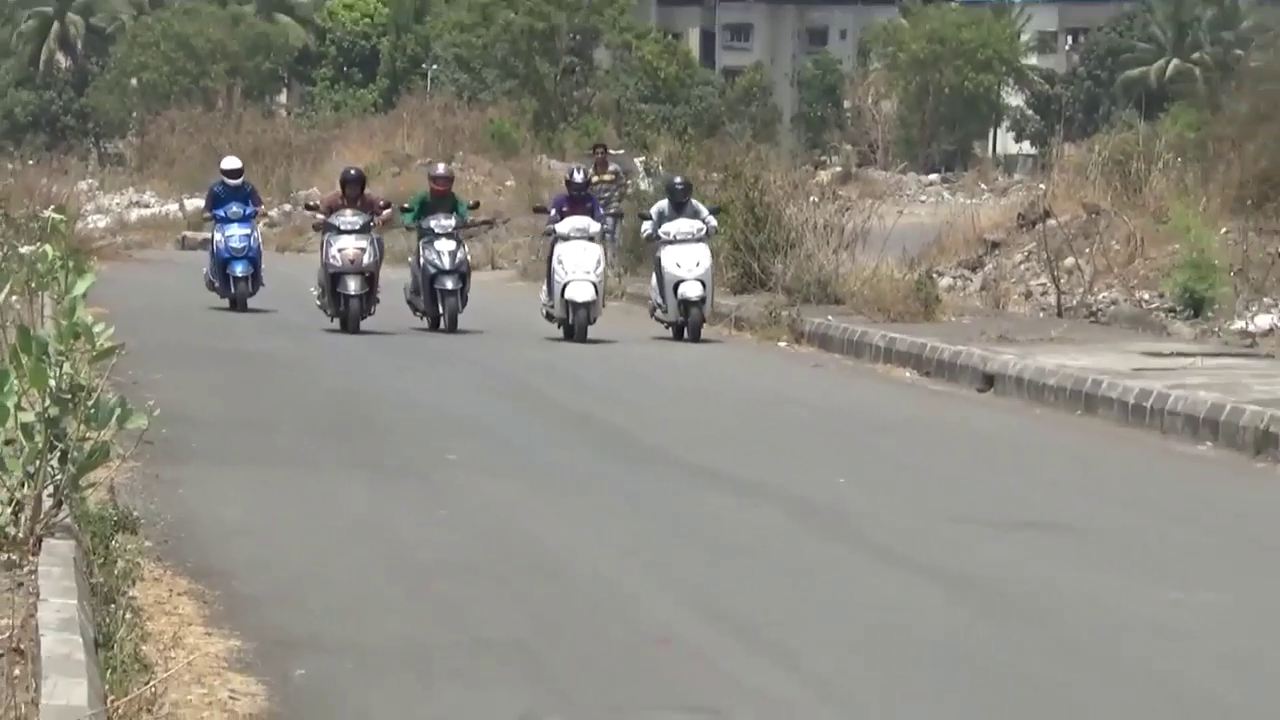
#> input picture frame 12 of Vehicle/Vehicle 2/sample_video.mp4, 1280 x 720 px
$ python Cars.py
#> lines starting #> are read from the running program, lines starting #| are printed output that depends on the picture; after the words box and inside, x2 and y2 are one past the last pixel; in counts of white or black regions, pixels touching at a corner belong together
import cv2
import matplotlib.pyplot as plt

print('Cars detection AI')
print('By Nitin Kumar Singh')

cascade_src = 'cars.xml'
video_src = 'sample_video.mp4'
cap = cv2.VideoCapture(video_src)

car_cascade = cv2.CascadeClassifier(cascade_src)

fig, ax = plt.subplots()

while True:
    ret, img = cap.read()
#> img is the input picture: shape (720, 1280, 3); mean B, G, R 126.1, 135.7, 137.8

    if not ret:
        break

    gray = cv2.cvtColor(img, cv2.COLOR_BGR2GRAY)
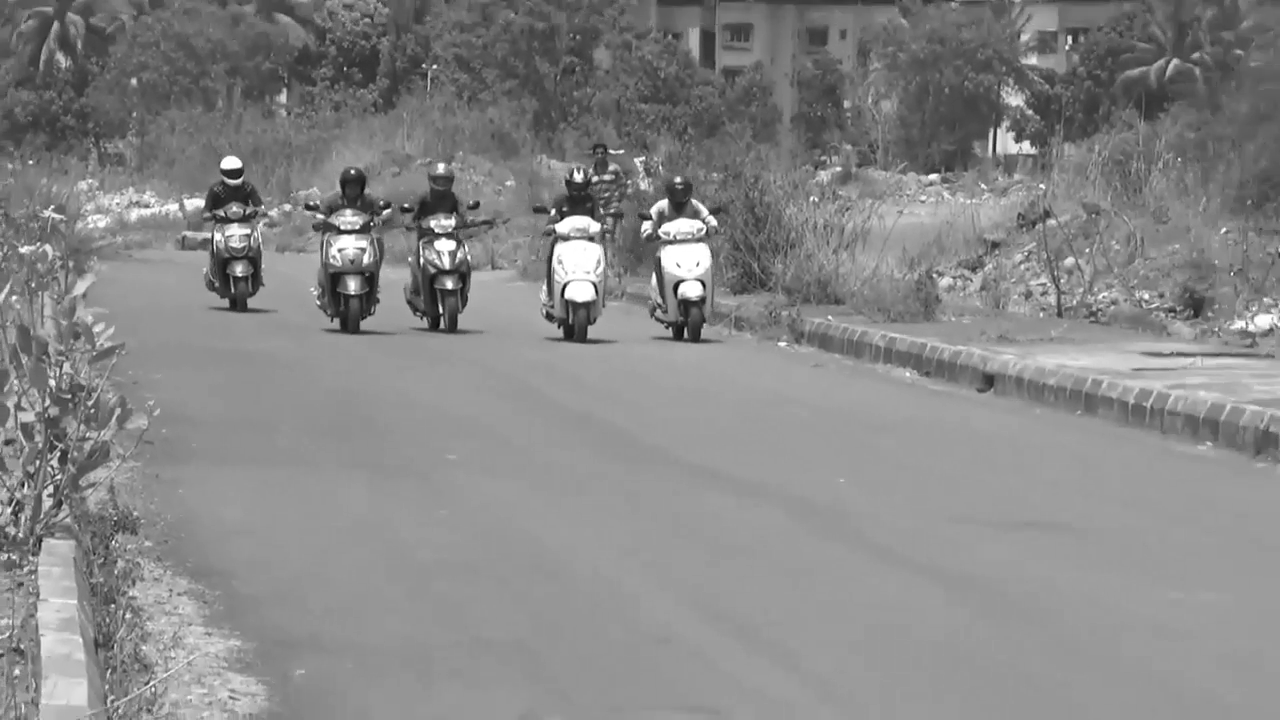
#> gray: shape (720, 1280); min 0, max 255, mean 135.2
    cars = car_cascade.detectMultiScale(gray, scaleFactor=1.1, minNeighbors=2)
#> cars = [[166, 213, 52, 52], [87, 129, 49, 49], [325, 202, 47, 47], [556, 208, 49, 49], [1203, 327, 44, 44]]

    for (x, y, w, h) in cars:
        cv2.rectangle(img, (x, y), (x+w, y+h), (0, 255, 255), 2)
#> this loop made 5 passes
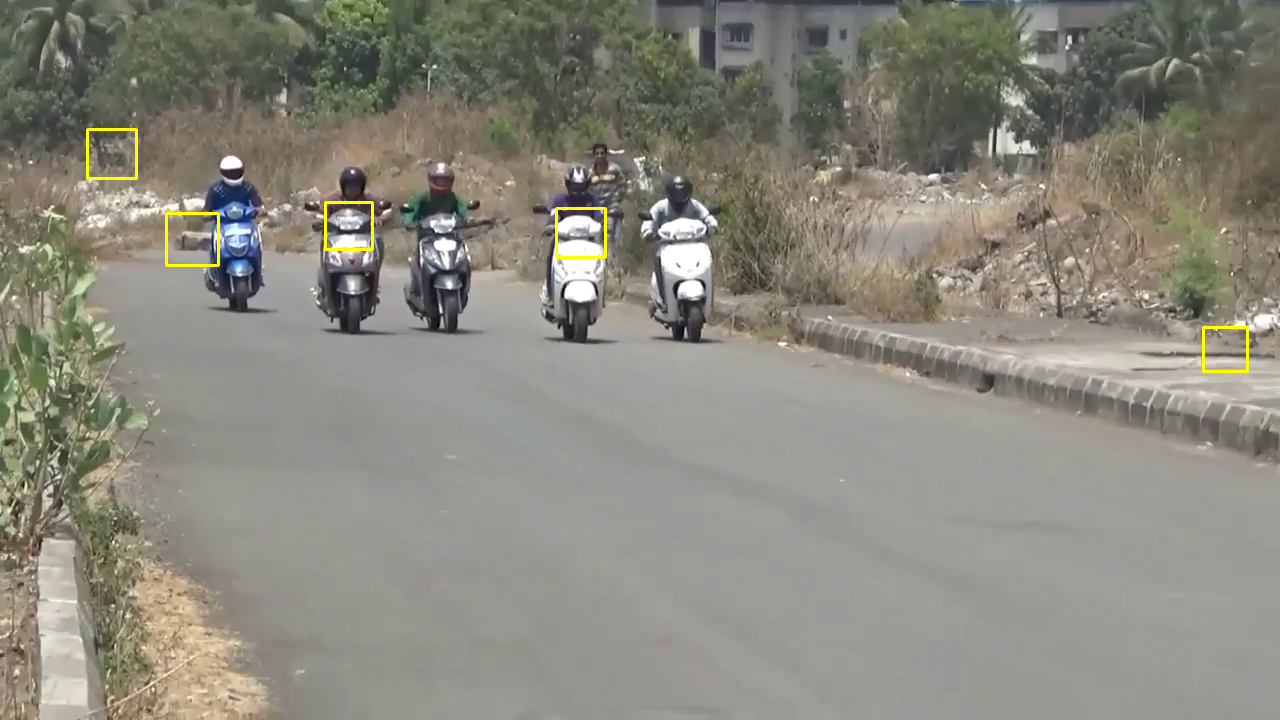
#> img: shape (720, 1280, 3); 0.31% of pixels changed, all inside (x1, y1, x2, y2) = (86, 128, 1249, 373)

    ax.clear()
    ax.imshow(cv2.cvtColor(img, cv2.COLOR_BGR2RGB))
    plt.pause(0.01)
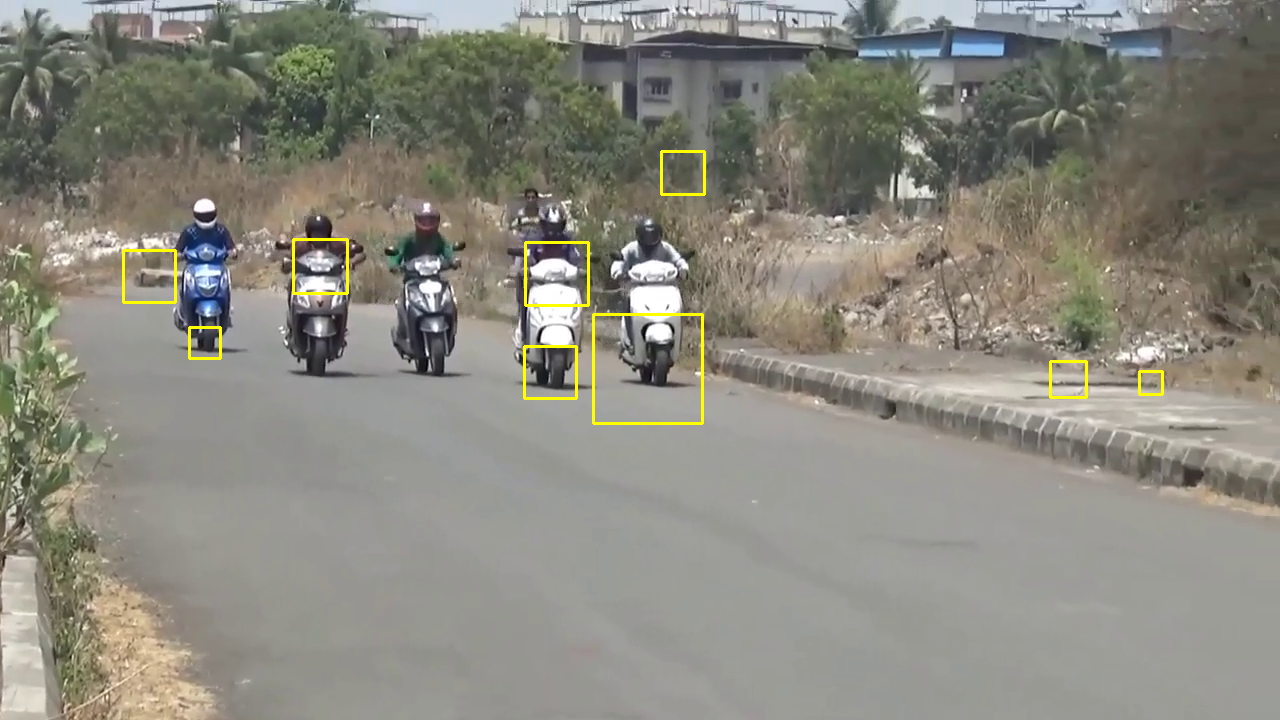
#> shown: shape (720, 1280, 3); mean R, G, B 138.3, 136.4, 126.6

$ run again, starting later in the video
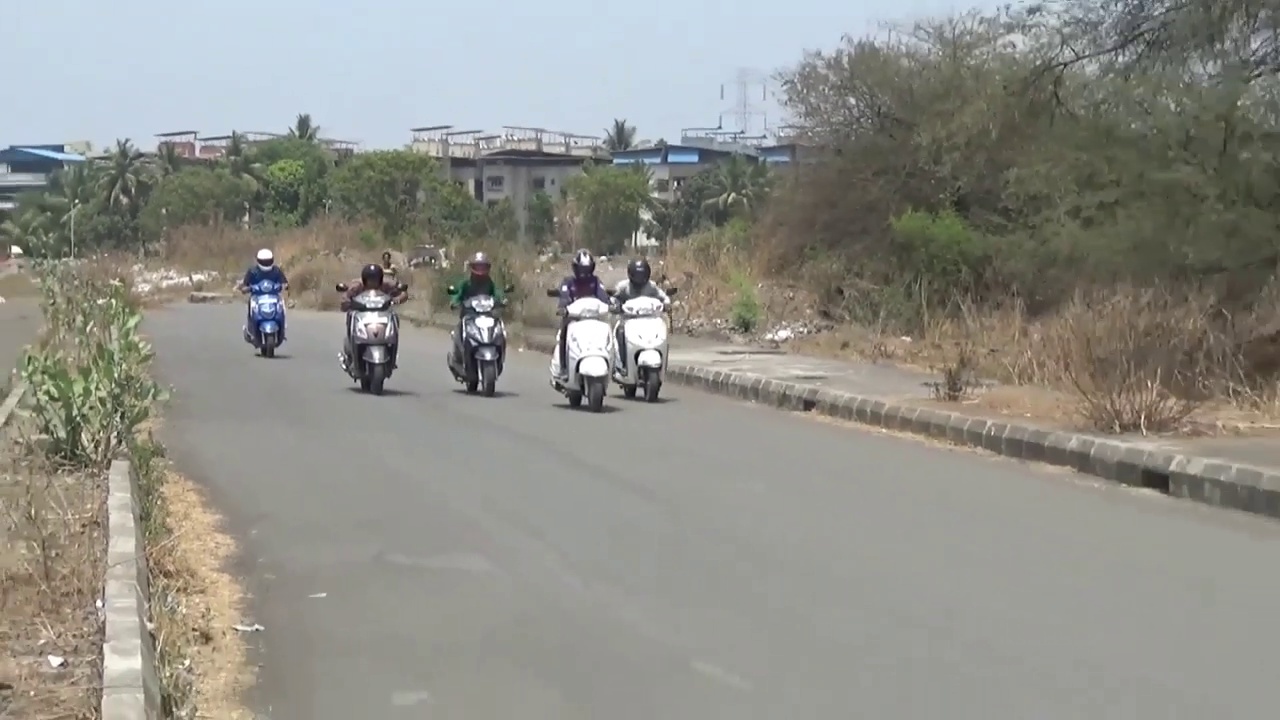
#> input picture frame 58 of Vehicle/Vehicle 2/sample_video.mp4, 1280 x 720 px
#> img is the input picture: shape (720, 1280, 3); mean B, G, R 136.4, 142.8, 143.3
#> cars = [[182, 283, 28, 28], [852, 321, 60, 60], [1005, 341, 210, 210], [422, 154, 384, 384]]
#> the loop `for (x, y, w, h) in cars:` made 4 passes
#> after the loop `for (x, y, w, h) in cars:`:
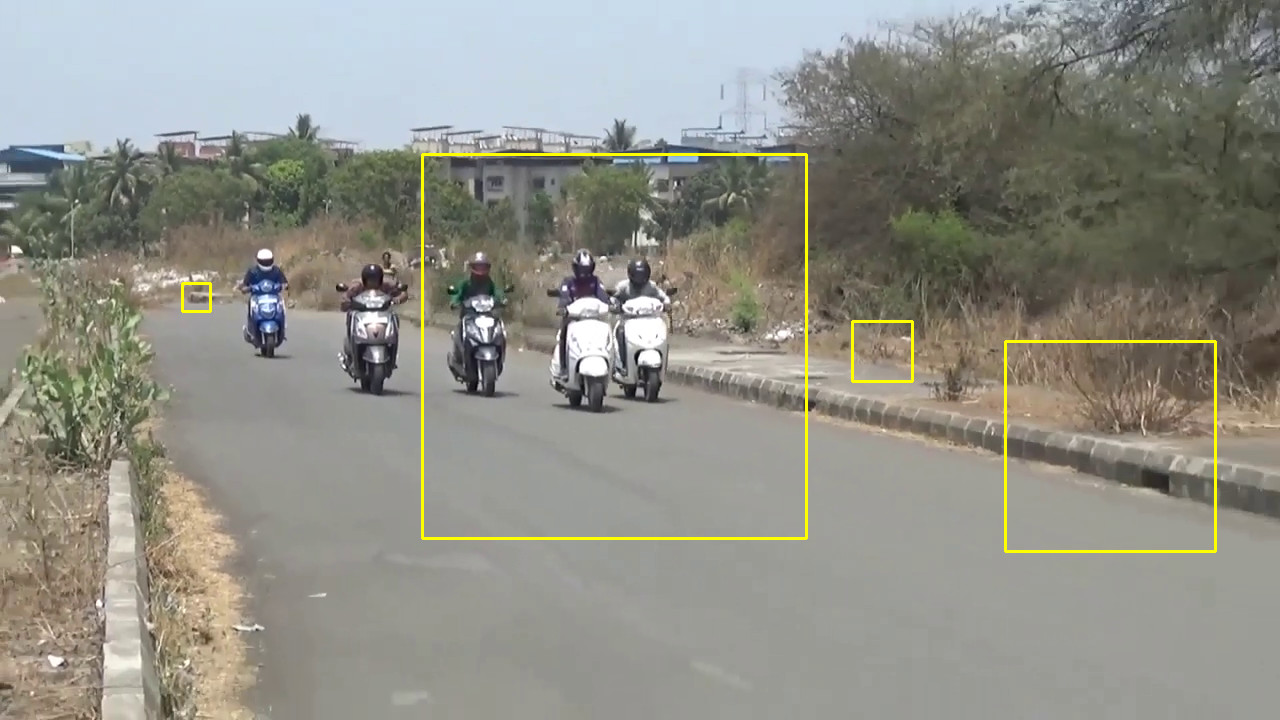
#> img: shape (720, 1280, 3); 0.89% of pixels changed, all inside (x1, y1, x2, y2) = (181, 153, 1217, 553)
#> `plt.pause(0.01)`:
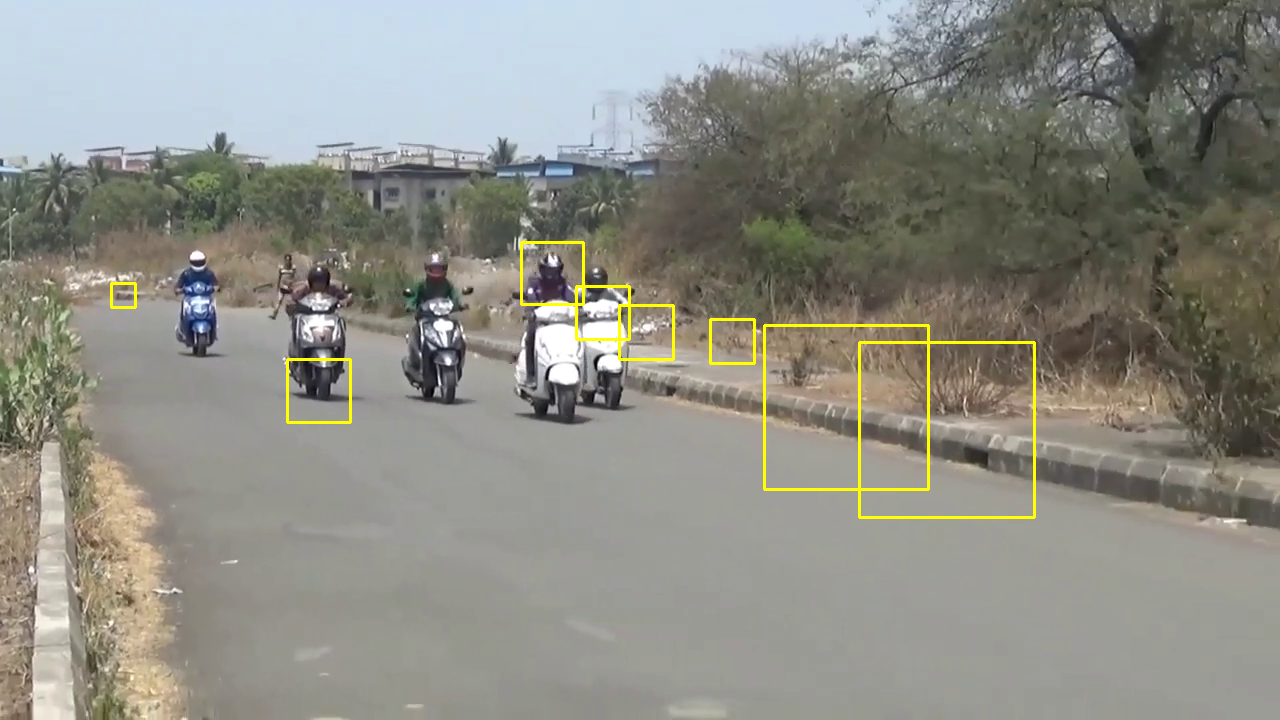
#> shown: shape (720, 1280, 3); mean R, G, B 141.8, 141.6, 133.5

$ run again, starting later in the video
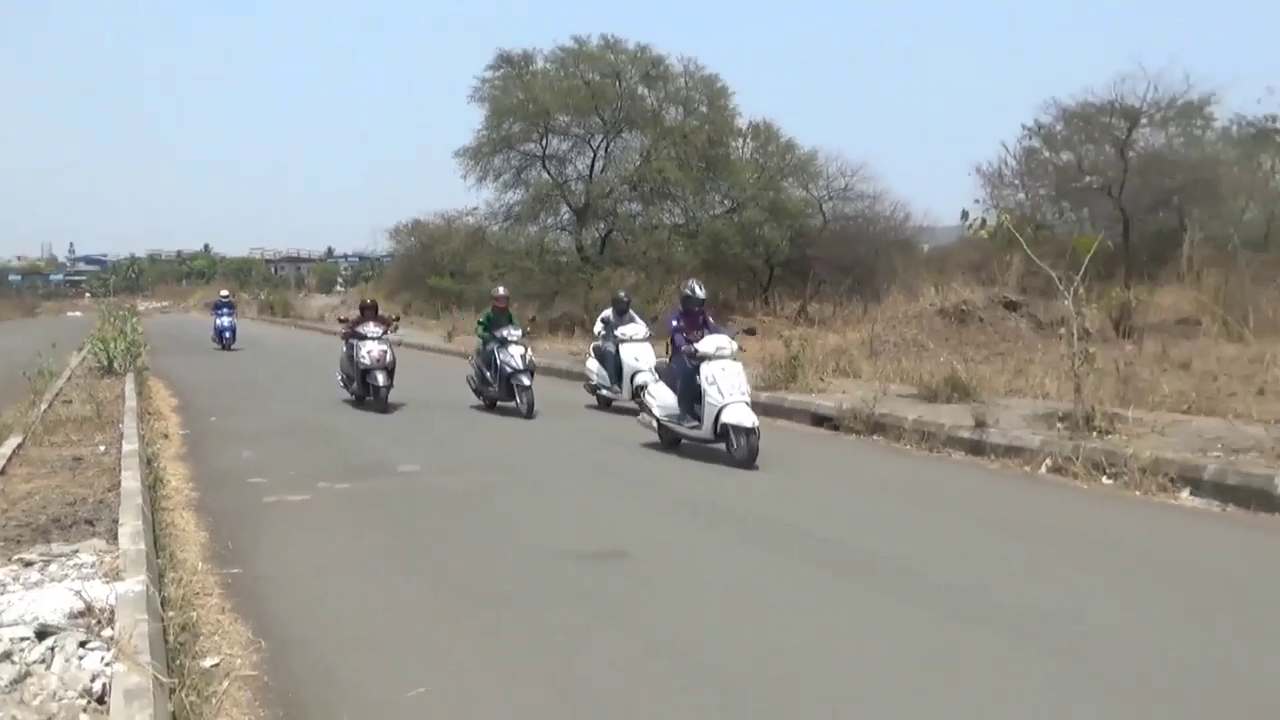
#> input picture frame 103 of Vehicle/Vehicle 2/sample_video.mp4, 1280 x 720 px
#> img is the input picture: shape (720, 1280, 3); mean B, G, R 153.5, 156.1, 153.8
#> `gray = cv2.cvtColor(img, cv2.COLOR_BGR2GRAY)`:
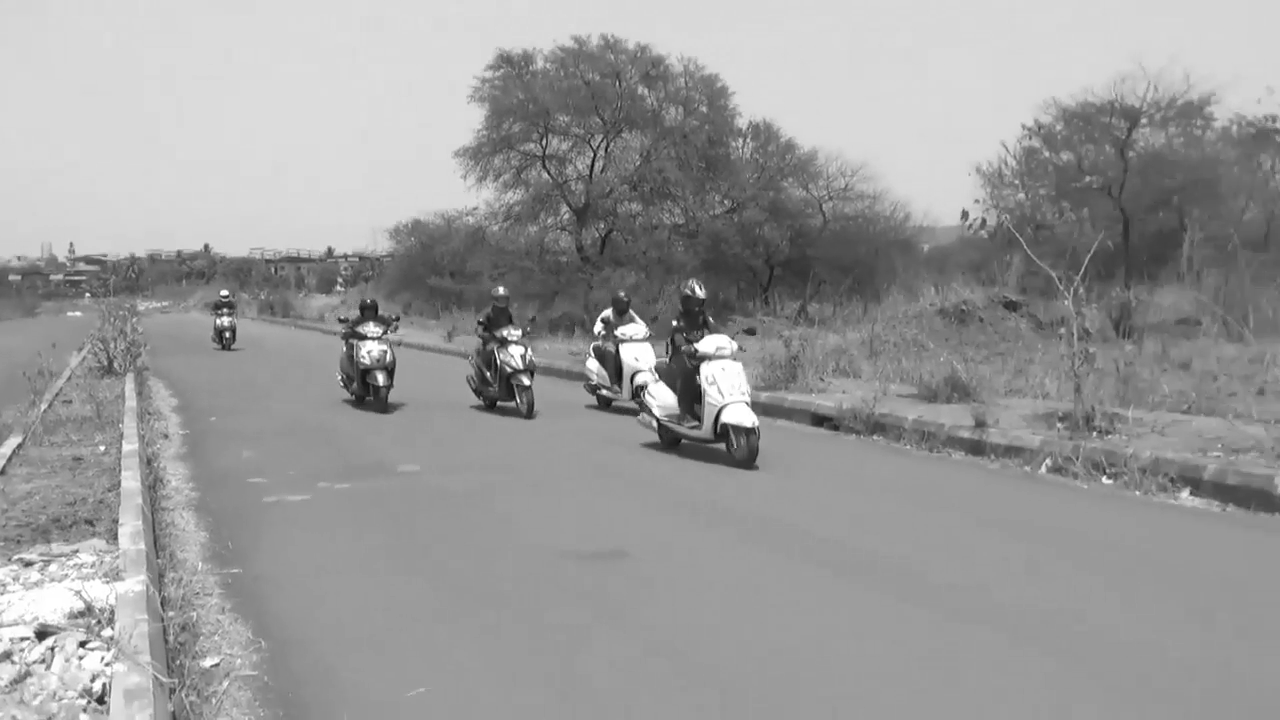
#> gray: shape (720, 1280); min 0, max 255, mean 155.1
#> cars = [[336, 357, 64, 64], [771, 343, 138, 138], [382, 268, 211, 211]]
#> the loop `for (x, y, w, h) in cars:` made 3 passes
#> `plt.pause(0.01)`:
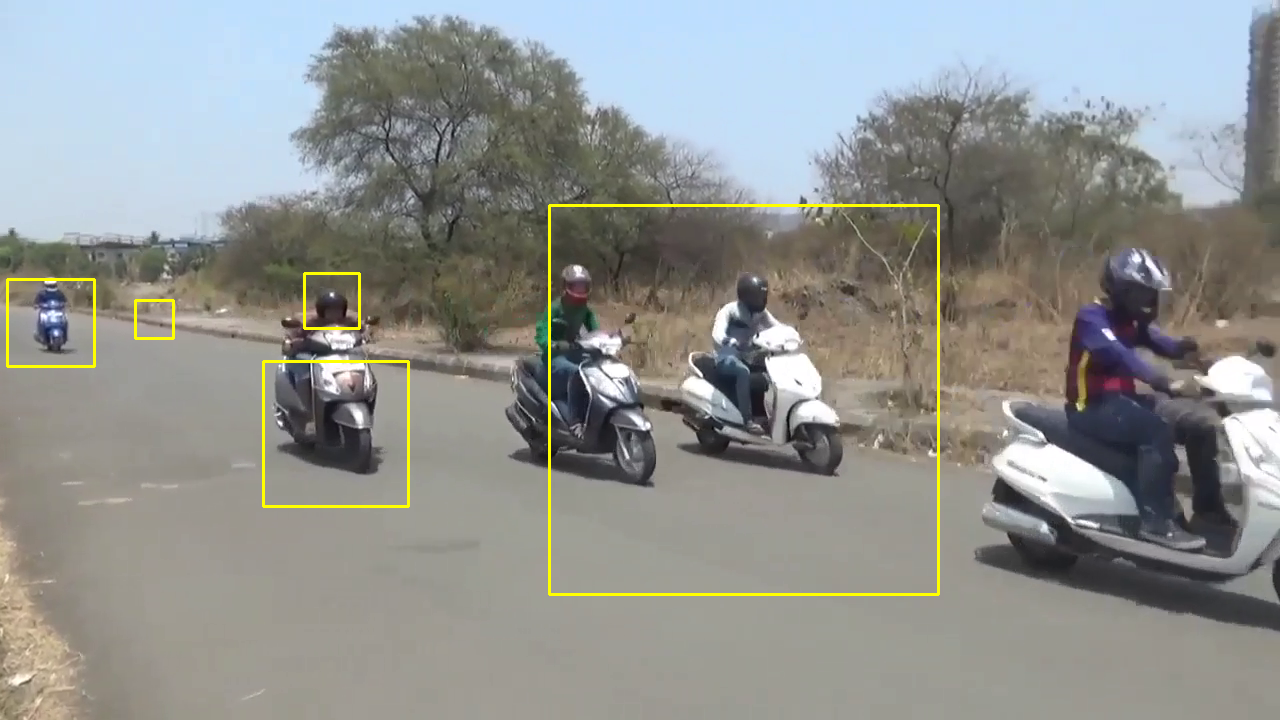
#> shown: shape (720, 1280, 3); mean R, G, B 144.9, 147.2, 144
